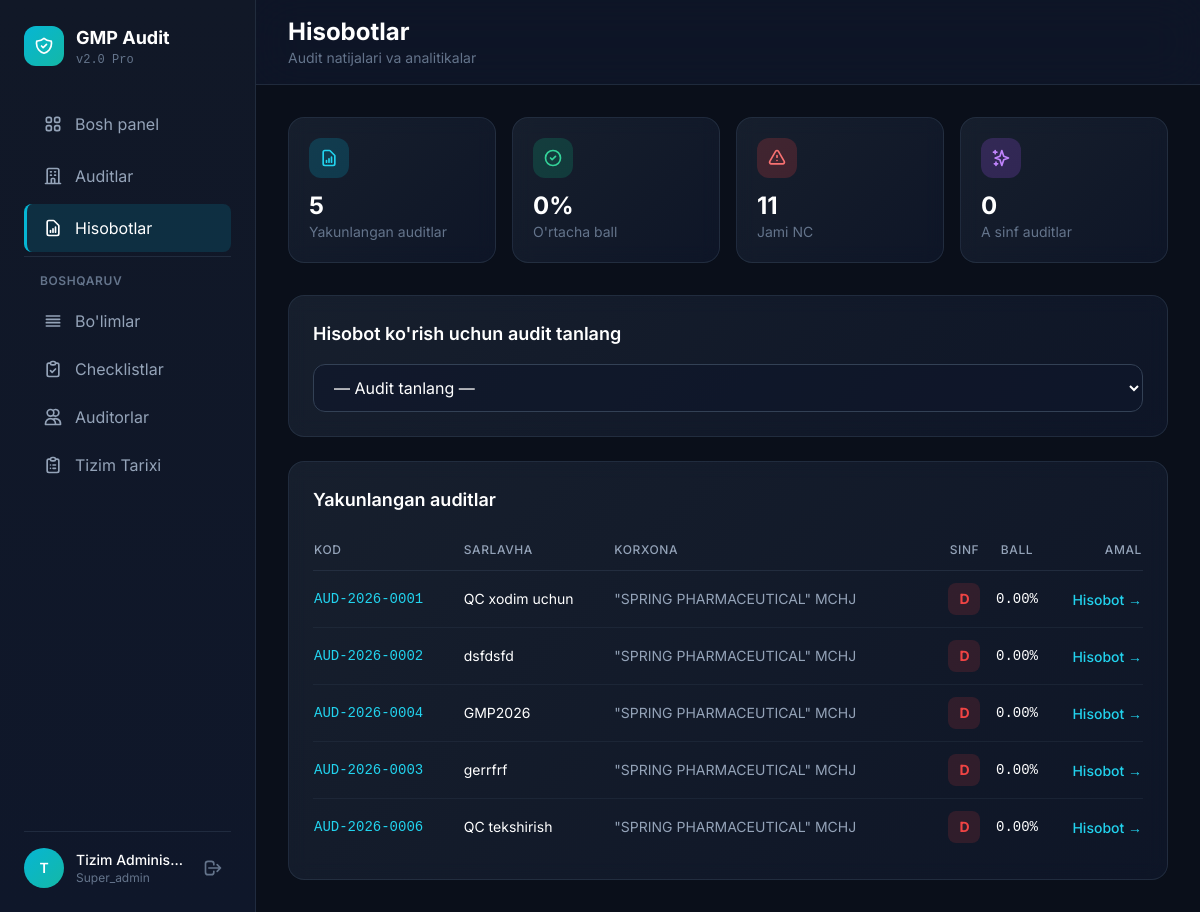
/bosh_auditor/reportss.php (signed in), run on the app's committed database.
### tables this page shows
CREATE TABLE `users` (
  `id` int NOT NULL AUTO_INCREMENT,
  `username` varchar(100) NOT NULL,
  `email` varchar(150) NOT NULL,
  `password` varchar(255) NOT NULL,
  `full_name` varchar(150) NOT NULL,
  `phone` varchar(30) DEFAULT NULL,
  `position` varchar(100) DEFAULT NULL,
  `role` enum('super_admin','bosh_auditor','auditor','viewer','reader') DEFAULT NULL,
  `is_active` tinyint(1) DEFAULT '1',
  `created_at` timestamp NULL DEFAULT CURRENT_TIMESTAMP,
  `updated_at` timestamp NULL DEFAULT CURRENT_TIMESTAMP ON UPDATE CURRENT_TIMESTAMP,
  `department_id` int DEFAULT NULL,
  `position_id` int DEFAULT NULL,
  `hire_date` date DEFAULT NULL,
  PRIMARY KEY (`id`),
  UNIQUE KEY `username` (`username`),
  UNIQUE KEY `email` (`email`)
);

CREATE TABLE `audits` (
  `id` int NOT NULL AUTO_INCREMENT,
  `audit_code` varchar(50) NOT NULL,
  `site_id` int NOT NULL,
  `title` varchar(200) NOT NULL,
  `start_date` date NOT NULL,
  `end_date` date DEFAULT NULL,
  `completed_at` timestamp NULL DEFAULT NULL,
  `status` enum('draft','in_progress','completed','cancelled') DEFAULT 'draft',
  `total_score` decimal(10,2) DEFAULT '0.00',
  `max_score` decimal(10,2) DEFAULT '0.00',
  `progress_percent` decimal(5,2) DEFAULT '0.00',
  `percentage_score` decimal(5,2) DEFAULT '0.00',
  `created_by` int NOT NULL,
  `created_at` timestamp NULL DEFAULT CURRENT_TIMESTAMP,
  `updated_at` timestamp NULL DEFAULT CURRENT_TIMESTAMP ON UPDATE CURRENT_TIMESTAMP,
  PRIMARY KEY (`id`),
  UNIQUE KEY `audit_code` (`audit_code`),
  KEY `site_id` (`site_id`),
  KEY `created_by` (`created_by`),
  CONSTRAINT `audits_ibfk_1` FOREIGN KEY (`site_id`) REFERENCES `sites` (`id`) ON DELETE CASCADE,
  CONSTRAINT `audits_ibfk_2` FOREIGN KEY (`created_by`) REFERENCES `users` (`id`)
);

CREATE TABLE `sites` (
  `id` int NOT NULL AUTO_INCREMENT,
  `name` varchar(200) NOT NULL,
  `address` text,
  `country` varchar(100) DEFAULT NULL,
  `phone` varchar(30) DEFAULT NULL,
  `director_name` varchar(150) DEFAULT NULL,
  `is_active` tinyint(1) DEFAULT '1',
  `created_at` timestamp NULL DEFAULT CURRENT_TIMESTAMP,
  PRIMARY KEY (`id`)
);

### bosh_auditor/reportss.php (the view, shortened to what the rows shown need)
<?php
require_once '../db.php';
 $user = getCurrentUser();
 $auditId = (int)($_GET['audit'] ?? 0);
 $error = '';
 $canViewAll = in_array($user['role'], ['super_admin', 'bosh_auditor', 'admin']);
function getGmpGrade(float $percentage): array {
    return ['grade' => 'D', 'label' => 'Qoniqarsiz', 'color' => '#ef4444', 'bg' => 'rgba(239,68,68,0.15)', 'desc' => 'Qabul qilinmaydi, jiddiy chora-tadbirlar zarur'];
}
if ($canViewAll) {
    $auditsStmt = $pdo->query("
        SELECT a.*, s.name as site_name
        FROM audits a
        JOIN sites s ON a.site_id = s.id
        WHERE a.status = 'completed'
        ORDER BY a.end_date IS NULL, a.end_date DESC
    ");
}
 $audits = $auditsStmt->fetchAll();
?>
<!DOCTYPE html>
<html lang="uz">
<head>
    <script src="https://cdn.tailwindcss.com"></script>
</head>
<body class="min-h-screen text-slate-100">
    <div class="flex min-h-screen pt-14 lg:pt-0">
        <aside id="sidebar" class="sidebar w-64 fixed h-full z-50 no-print" role="navigation">
            <div class="p-6 h-full flex flex-col">
                <div class="flex items-center gap-3 mb-8">
                    <div>
                        <h1 class="text-lg font-bold text-white">GMP Audit</h1>
                    </div>
                </div>
                <div class="border-t border-slate-700/50 pt-4 mt-4">
                    <div class="flex items-center gap-3">
                        <div class="w-10 h-10 rounded-full bg-gradient-to-br from-cyan-500 to-teal-500 flex items-center justify-center text-white font-semibold text-sm">
                            <?php echo strtoupper(mb_substr($user['full_name'], 0, 1)); ?>
                        </div>
                        <div class="flex-1 min-w-0">
                            <p class="text-sm font-medium text-white truncate"><?php echo htmlspecialchars($user['full_name']); ?></p>
                            <p class="text-xs text-slate-500"><?php echo $user['role'] === 'bosh_auditor' ? 'Bosh Auditor' : ucfirst($user['role']); ?></p>
                        </div>
                        <a href="logout.php" class="text-slate-500 hover:text-red-400 transition-colors p-2" aria-label="Chiqish">
                            <svg class="w-5 h-5" fill="none" stroke="currentColor" viewBox="0 0 24 24">
                                <path stroke-linecap="round" stroke-linejoin="round" stroke-width="2" d="M17 16l4-4m0 0l-4-4m4 4H7m6 4v1a3 3 0 01-3 3H6a3 3 0 01-3-3V7a3 3 0 013-3h4a3 3 0 013 3v1"/>
                            </svg>
                        </a>
                    </div>
                </div>
            </div>
        </aside>
        <main class="flex-1 lg:ml-64 w-full">
            <header class="sticky top-0 z-20 bg-slate-900/80 backdrop-blur-xl border-b border-slate-700/50 no-print">
                <div class="px-4 lg:px-8 py-4">
                    <div class="flex items-center justify-between">
                        <div>
                            <h1 class="text-xl lg:text-2xl font-bold text-white">
                                <?php echo $auditId && isset($audit) ? 'Audit Hisoboti' : 'Hisobotlar'; ?>
                            </h1>
                        </div>
                    </div>
                </div>
            </header>
            <div class="p-4 lg:p-8">
                <?php if (!$auditId || isset($error)): ?>
                <div class="stat-card rounded-2xl p-6 mb-6 animate-in delay-2">
                    <h2 class="text-lg font-semibold text-white mb-4">Hisobot ko'rish uchun audit tanlang</h2>
                </div>
                <?php if (!empty($audits)): ?>
                <div class="stat-card rounded-2xl p-6 animate-in delay-3">
                    <div class="overflow-x-auto">
                        <table class="w-full">
                            <thead>
                                <tr class="border-b border-slate-700/50">
                                    <th class="text-left py-3 text-slate-400 text-xs font-medium uppercase tracking-wider">Kod</th>
                                    <th class="text-left py-3 text-slate-400 text-xs font-medium uppercase tracking-wider">Sarlavha</th>
                                    <th class="text-left py-3 text-slate-400 text-xs font-medium uppercase tracking-wider hidden lg:table-cell">Korxona</th>
                                    <th class="text-center py-3 text-slate-400 text-xs font-medium uppercase tracking-wider">Sinf</th>
                                    <th class="text-center py-3 text-slate-400 text-xs font-medium uppercase tracking-wider">Ball</th>
                                    <th class="text-right py-3 text-slate-400 text-xs font-medium uppercase tracking-wider">Amal</th>
                                </tr>
                            </thead>
                            <tbody class="divide-y divide-slate-700/30">
                                <?php foreach ($audits as $a): $aGrade = getGmpGrade((float)$a['percentage_score']); ?>
                                <tr class="hover:bg-slate-800/30 transition-colors">
                                    <td class="py-3 font-mono text-cyan-400 text-sm"><?php echo htmlspecialchars($a['audit_code']); ?></td>
                                    <td class="py-3 text-white text-sm"><?php echo htmlspecialchars($a['title']); ?></td>
                                    <td class="py-3 text-slate-400 text-sm hidden lg:table-cell"><?php echo htmlspecialchars($a['site_name']); ?></td>
                                    <td class="py-3 text-center">
                                        <span class="inline-flex items-center justify-center w-8 h-8 rounded-lg text-sm font-bold" style="background: <?php echo $aGrade['bg']; ?>; color: <?php echo $aGrade['color']; ?>"><?php echo $aGrade['grade']; ?></span>
                                    </td>
                                    <td class="py-3 text-center text-white font-mono text-sm"><?php echo $a['percentage_score']; ?>%</td>
                                    <td class="py-3 text-right">
                                        <a href="?audit=<?php echo $a['id']; ?>" class="text-cyan-400 hover:text-cyan-300 text-sm font-medium">Hisobot →</a>
                                    </td>
                                </tr>
                                <?php endforeach; ?>
                            </tbody>
                        </table>
                    </div>
                </div>
                <?php endif; ?>
                <?php endif; ?>
            </div>
        </main>
    </div>
</body>
</html>

### data on the page
users: full_name "T", full_name "Tizim Adminis…", role "Super_admin"
audits: audit_code "AUD-2026-0001", title "QC xodim uchun", site.name "\"SPRING PHARMACEUTICAL\" MCHJ", percentage_score "D", percentage_score "0.00"
audits: audit_code "AUD-2026-0002", title "dsfdsfd", site.name "\"SPRING PHARMACEUTICAL\" MCHJ", percentage_score "D", percentage_score "0.00"
audits: audit_code "AUD-2026-0004", title "GMP2026", site.name "\"SPRING PHARMACEUTICAL\" MCHJ", percentage_score "D", percentage_score "0.00"
audits: audit_code "AUD-2026-0003", title "gerrfrf", site.name "\"SPRING PHARMACEUTICAL\" MCHJ", percentage_score "D", percentage_score "0.00"
audits: audit_code "AUD-2026-0006", title "QC tekshirish", site.name "\"SPRING PHARMACEUTICAL\" MCHJ", percentage_score "D", percentage_score "0.00"

### other printed values
$globalStats['total_completed'] "5"
$globalStats['avg_score'] "0"
$globalStats['total_nc'] "11"
$globalStats['grade_a'] "0"
